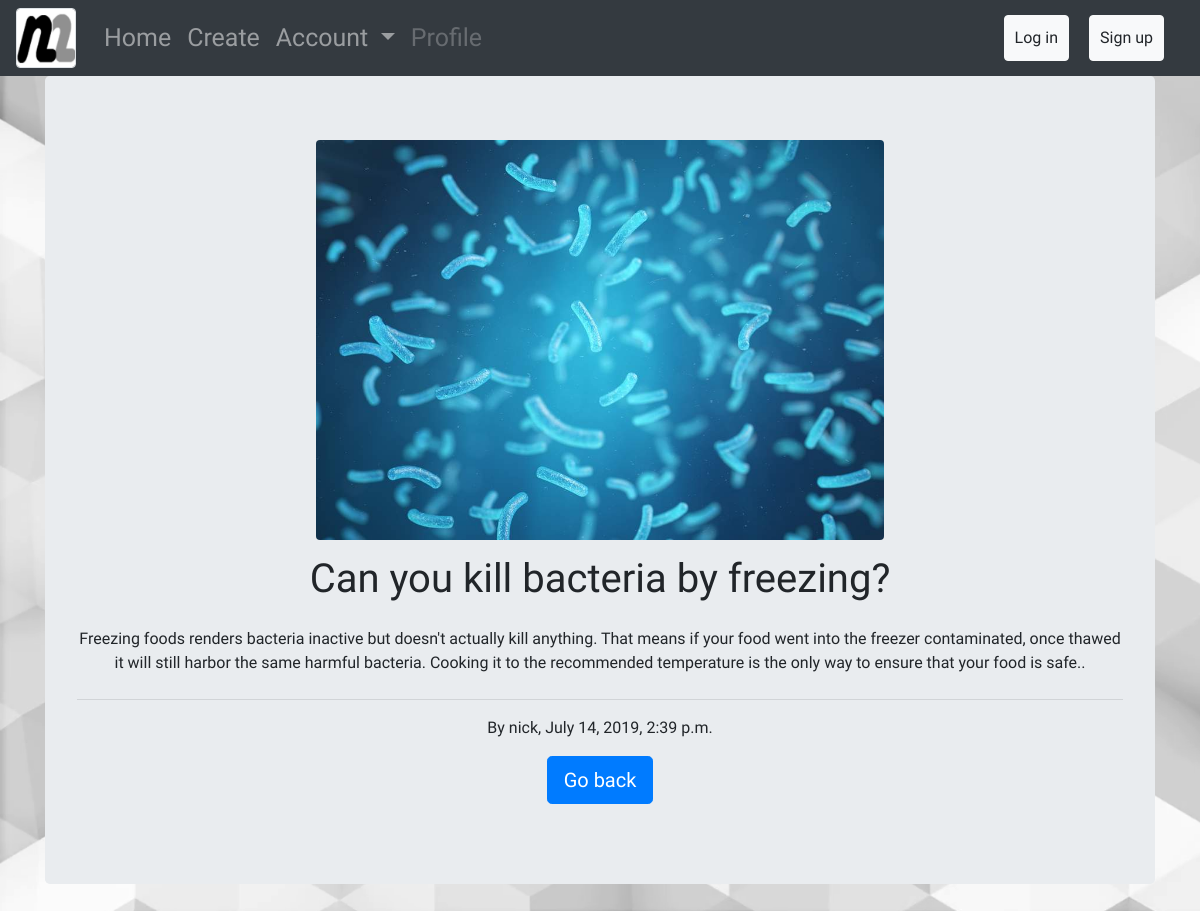
/can-you-kill-bacteria-by-freezing-, run on the app's committed database.
### articles/models.py (models this page shows, shortened)
class Article(models.Model):
    title = models.CharField(max_length=100)
    slug = models.SlugField()
    body = models.TextField()
    date = models.DateTimeField(auto_now_add = True)
    thumb = models.ImageField(default='default.png', blank = True)
    author = models.ForeignKey(User, on_delete=models.CASCADE, default=None)

### articles/views.py (the view)
# urls.py: path('<str:slug>', views.article_detail, name="detail"),
def article_detail(request, slug):
    article = Article.objects.get(slug = slug)
    return render(request, 'article_detail.html', { 'article': article })

### articles/templates/article_detail.html
{% extends 'base.html' %}
{% block content %}
<div class="jumbotron">
  <div style="overflow:hidden; " class="mx-auto d-flex justify-content-around">
    <img src="media/{{ article.thumb }}"  class="mx-auto rounded" style="max-height:400px" alt="Image">
</div>
<h1 class="display-5" style="margin-top:15px">{{article.title}}</h1>
  <p class="my-4">{{article.body}}.</p>
  <hr class="lead">
  <p>By {{article.author}}, {{ article.date }}</p>
  <p class="lead">
    <a class="btn btn-primary btn-lg" href="{% url 'articles:list' %}" role="button">Go back</a>
  </p>
</div>
{% endblock %}

### articles/templates/base.html (shortened to what this page needs)
{% load static from staticfiles %}
<!doctype html>
<html lang="en">
  <head>
    <link rel="stylesheet" href="http://getbootstrap.com.vn/examples/equal-height-columns/equal-height-columns.css" />
    <link rel="stylesheet" href="https://stackpath.bootstrapcdn.com/bootstrap/4.3.1/css/bootstrap.min.css">
    <link rel="stylesheet" type="text/css" href="{% static '/css/style.css' %}">
  </head>
  <body style="background: url(/static/example.png)  repeat-y; background-size:  cover ">
        <nav id="navv" style="font-family: 'Nanum Gothic', sans-serif; font-size:120%" class="navbar navbar-expand-lg navbar-dark bg-dark sticky-top">
          <a href="{% url 'articles:list' %}"><img class="h-10 d-inline-block border rounded" src="{% static 'logo.jpg' %}" style="width: 60px; height: 60px;"></a>
          <div class="collapse navbar-collapse" id="navbarSupportedContent" style="font-size: 130%;margin-left:20px">
            <ul class="navbar-nav mr-auto">
              <li class="nav-item" style=""margin-left:20px>
                <a class="nav-link" href='{% url 'articles:list' %}'>Home</a>
              </li>
              <li class="nav-item">
                <a class="nav-link" href='{% url 'articles:create' %}'>Create</a>
              </li>
              <li class="nav-item dropdown">
                <a class="nav-link dropdown-toggle" href="#" id="navbarDropdown" role="button" data-toggle="dropdown" aria-haspopup="true" aria-expanded="false">
                  Account
                </a>
              </li>
              <li class="nav-item">
                <a class="nav-link disabled" href="#"  aria-disabled="true">Profile</a>
              </li>
            </ul>
            {% if user.is_authenticated %}
              <div class="btn-group">
  <button type="button" class="btn btn-secondary dropdown-toggle" data-toggle="dropdown" aria-haspopup="true" aria-expanded="false">
    Logged in as {{ userr }}
  </button>
  <div class="dropdown-menu dropdown-menu-right">
    <button class="dropdown-item" type="button">View profile(in progress)</button>
    <button class="dropdown-item" type="button">Something else here</button>
    <div class="dropdown-divider"></div>
    <form class="" action="{% url 'accounts:logout' %}" method="post">
      {% csrf_token %}
      <button class="dropdown-item" type="submit">Log out</button>
    </form>
  </div>
</div>
              {% else %}
              <form class="" action="{% url 'accounts:login' %}" method="post">
                <button style="margin:5px 0px; padding:10px" type="submit" class=" btn btn-light">Log in</button>
              </form>
              <form class="" action="{% url 'accounts:signup' %}" method="post">
                <button style="margin:5px 20px; padding:10px" type="submit" class=" btn btn-light">Sign up</button>
              </form>
            {% endif %}
      </div>
      </nav>
<div class="container" style="font-family: 'Krub', sans-serif;">
        {% block content %}
        {% endblock %}
</div>
  </body>
</html>

### static/css/style.css (style rules this page uses)
#navv { font-family: 'Nanum Gothic', sans-serif; }
* { margin: 0px; padding: 0px; }
body { background: #ecf1f5; text-align:center; }

### data on the page
Article: thumb (picture), title "Can you kill bacteria by freezing?", body "Freezing foods renders bacteria inactive but doesn't actually kill anything. That means if your food went into the freezer contaminated, once thawed it will still harbor the same harmful bacteria. Cooking it to the recommended temperature is the only way to ensure that your food is safe.", author "nick", date "July 14, 2019, 2:39 p.m."
